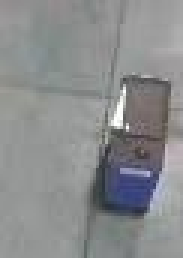
#> input picture crops/roi0_frame_6819.jpg, 61 x 86 px, found by its file name (shown 3 times larger)
$ jupyter execute --allow-errors 'Pixel Values Distribution Classifier.ipynb'   (shell and % lines are left out)
#> lines starting #> are read from the running program, lines starting #| are printed output that depends on the picture
[cell 1]
import numpy as np
import cv2
import matplotlib.pyplot as plt
import matplotlib.patches as patches
from PIL import Image

[cell 2]
##DEMO:
#img = cv2.imread('') #unoccupied baseline
#img1 = cv2.imread('') #unoccupied
#img2 = cv2.imread('') #occupied

[cell 3]
# gray_image = cv2.cvtColor(img, cv2.COLOR_BGR2GRAY)
# blurred_img = cv2.GaussianBlur(gray_image,(5,5),3)
# plt.imshow(blurred_img,cmap='gray')

[cell 4]
# gray_image_1 = cv2.cvtColor(img1, cv2.COLOR_BGR2GRAY)
# blurred_img_1 = cv2.GaussianBlur(gray_image_1,(5,5),3)
# plt.imshow(blurred_img_1,cmap='gray')

[cell 5]
# gray_image_2 = cv2.cvtColor(img2, cv2.COLOR_BGR2GRAY)
# blurred_img_2 = cv2.GaussianBlur(gray_image_2,(5,5),3)
# plt.imshow(blurred_img_2, cmap='gray')

[cell 6]
# hist_values = cv2.calcHist([img],channels=[0],mask=None,histSize=[256],ranges=[0,256])

[cell 7]
# hist_values_1 = cv2.calcHist([img1],channels=[0],mask=None,histSize=[256],ranges=[0,256])

[cell 8]
# hist_values_2 = cv2.calcHist([img2],channels=[0],mask=None,histSize=[256],ranges=[0,256])

[cell 9]
# plt.hist(hist_values, bins = 20)
# plt.show()

[cell 10]
# plt.hist(hist_values_1, bins = 20)
# plt.show()

[cell 11]
# plt.hist(hist_values_2, bins = 20)
# plt.show()

[cell 12]
# from scipy.stats import ks_2samp
# import numpy as np
# #compare non-occupied with occupied
# ks_2samp(gray_image.ravel(), gray_image_1.ravel())

[cell 13]
# #compare occupied with
# ks_2samp(gray_image.ravel(), gray_image_2.ravel())

[cell 14]
roi1_norms=[]
roi2_norms=[]
roi3_norms=[]
roi4_norms=[]
roi5_norms=[]
roi6_norms=[]

[cell 15]
def preprocess (imgs):
    flattened_lst = []
    for img in imgs:
        gray_img = cv2.cvtColor(img, cv2.COLOR_BGR2GRAY)
        blurred_img = cv2.GaussianBlur(gray_img,(5,5),3)
        flattened_lst.append(blurred_img.ravel())
    return flattened_lst

[cell 16]
img1_1 = cv2.imread('/Users/ct/Desktop/Musashi-AI/crops/roi0_frame_6819.jpg')
#> img1_1 is the input picture: shape (86, 61, 3); mean B, G, R 141.3, 140.1, 138.5
roi1_norms = preprocess([img1_1])
#> the loop in preprocess, `for img in imgs:` made 1 pass
#> pass 1, in preprocess, `gray_img = cv2.cvtColor(img, cv2.COLOR_BGR2GRAY)`:
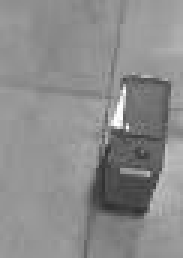
#> gray_img: shape (86, 61) (shown 3 times larger); min 48, max 254, mean 139.7
#> after the loop in preprocess, `for img in imgs:`: flattened_lst = 1 item
#> roi1_norms = 1 item

[cell 17]
img2_1 = cv2.imread('/Users/ct/Desktop/Musashi-AI/crops/roi1_frame_171.jpg')
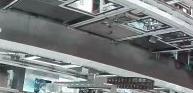
#> input picture crops/roi1_frame_171.jpg, 193 x 93 px, found by its file name
#> img2_1 is the input picture: shape (93, 193, 3); mean B, G, R 124.2, 123.5, 119
img2_2 = cv2.imread('/Users/ct/Desktop/Musashi-AI/crops/roi1_frame_905.jpg')
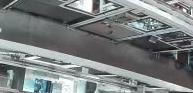
#> input picture crops/roi1_frame_905.jpg, 193 x 93 px, found by its file name
#> img2_2 is the input picture: shape (93, 193, 3); mean B, G, R 127.6, 127.1, 122.2
img2_3 = cv2.imread('/Users/ct/Desktop/Musashi-AI/crops/roi1_frame_1524.jpg')
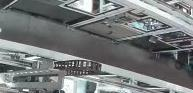
#> input picture crops/roi1_frame_1524.jpg, 193 x 93 px, found by its file name
#> img2_3 is the input picture: shape (93, 193, 3); mean B, G, R 122.8, 122.4, 118.6

roi2_norms = preprocess([img2_1,img2_2,img2_3])
#> the loop in preprocess (call 2), `for img in imgs:` made 3 passes
#> pass 1, in preprocess (call 2), `blurred_img = cv2.GaussianBlur(gray_img,(5,5),3)`:
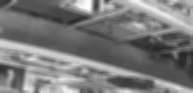
#> blurred_img: shape (93, 193); min 39, max 252, mean 122.3
#> after the loop in preprocess (call 2), `for img in imgs:`:
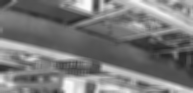
#> blurred_img: shape (93, 193); min 38, max 251, mean 121.4
#> after the loop in preprocess (call 2), `for img in imgs:`: flattened_lst = 3 items
#> roi2_norms = 3 items

[cell 18]
img3_1 = cv2.imread('/Users/ct/Desktop/Musashi-AI/crops/roi2_frame_171.jpg')
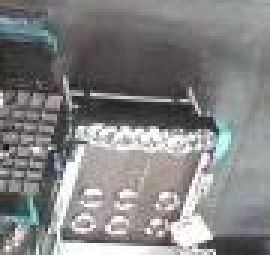
#> input picture crops/roi2_frame_171.jpg, 90 x 85 px, found by its file name (shown 3 times larger)
#> img3_1 is the input picture: shape (85, 90, 3); mean B, G, R 130.8, 130.9, 130.9
img3_2 = cv2.imread('/Users/ct/Desktop/Musashi-AI/crops/roi2_frame_1524.jpg')
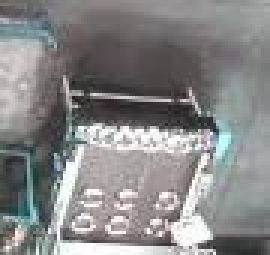
#> input picture crops/roi2_frame_1524.jpg, 90 x 85 px, found by its file name (shown 3 times larger)
#> img3_2 is the input picture: shape (85, 90, 3); mean B, G, R 134.8, 135, 134.3
#> the loop in preprocess, `for img in imgs:` made 3 passes
#> img on pass 3: None
#> pass 1, in preprocess (call 3), `blurred_img = cv2.GaussianBlur(gray_img,(5,5),3)`:
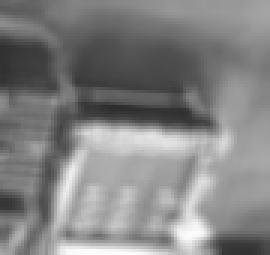
#> blurred_img: shape (85, 90) (shown 3 times larger); min 45, max 253, mean 130.8
#> pass 2, in preprocess (call 3), `blurred_img = cv2.GaussianBlur(gray_img,(5,5),3)`:
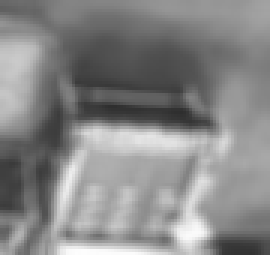
#> blurred_img: shape (85, 90) (shown 3 times larger); min 46, max 253, mean 134.8
#> after the loop in preprocess, `for img in imgs:`: flattened_lst = 2 items
#> after the loop in preprocess, `for img in imgs:`: flattened_lst = []
img3_3 = cv2.imread('/Users/ct/Desktop/Musashi-AI/crops/roi2_frame_3577.jpg')
img3_4 = cv2.imread('/Users/ct/Desktop/Musashi-AI/crops/roi2_frame_6223.jpg')
img3_5 = cv2.imread('/Users/ct/Desktop/Musashi-AI/crops/roi2_frame_6819.jpg')
img3_6 = cv2.imread('/Users/ct/Desktop/Musashi-AI/crops/roi2_frame_12573.jpg')

#> (the rest of this cell did not finish here and is left out)
